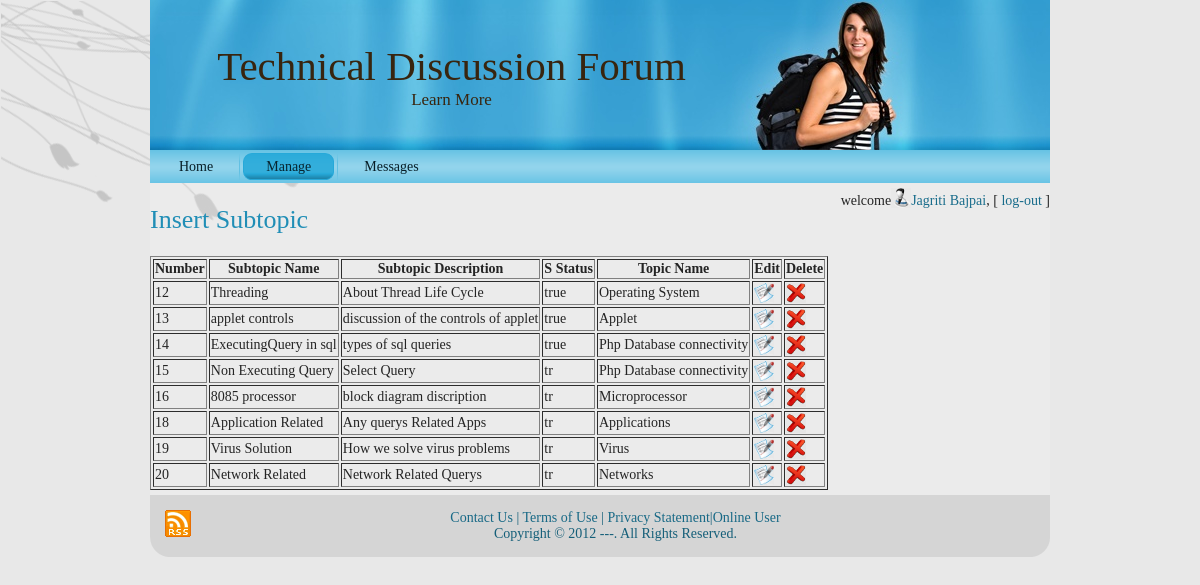
Page /admin/subtopic.php (signed in) on the committed database.
### tables this page shows
CREATE TABLE `subtopic` (
  `subtopic_id` int(11) NOT NULL,
  `subtopic_name` varchar(50) NOT NULL,
  `subtopic_description` varchar(500) NOT NULL,
  `s_status` varchar(20) NOT NULL,
  `topic_id` int(11) NOT NULL
);

CREATE TABLE `topic` (
  `topic_id` int(11) NOT NULL,
  `topic_name` varchar(50) NOT NULL,
  `topic_type` varchar(50) NOT NULL
);

### admin/utility.php (called while the page is built, shortened)
<?php
	function ExecuteQuery ($SQL)
	{
		$rows = mysql_query ($SQL);
		return $rows;
	}
?>

### admin/subtopic.php (the view, shortened to what this page needs)
<?php session_start();
 require("header.php");
require("checkUser.php");?>
<h2><a href="sinsert.php">Insert Subtopic</a></h2>
	<?php
		$sql="SELECT subtopic_id, subtopic_name, subtopic_Description, s_status, topic.topic_id, topic_name from subtopic, topic where topic.topic_id = subtopic.topic_id";
		$rows=ExecuteQuery($sql);
		echo "<table border='1'>";
		echo "<strong><tr><th>Number</th><th>Subtopic Name</th><th>Subtopic Description</th><th>S Status</th><th>Topic Name</th><th>Edit</th><th>Delete</th></tr> </strong>";
		while($name_row=mysql_fetch_array($rows))
		{
			echo "<tr>";
			echo "<td>$name_row[subtopic_id]</td><td>$name_row[subtopic_name]</td><td>$name_row[subtopic_Description]</td><td>$name_row[s_status]</td><td>$name_row[topic_name]</td><td><a href='sedit.php?id=".$name_row[0]."'><img src='../res/images/edit.jpg'  class='imagedel'/></a></td><td><a href='sdelete.php?id=".$name_row[0]."'><img src='../res/images/delete.jpg'  class='imagedel'/></a></td>";
			}
		echo "</table>";
?>
<?php require("footer.php")?>

### res/style.css (style rules this page uses)
body { margin: 0 auto; padding: 0; background-color: #E8E8E8; }
a img { border: 0; }
body { font-family: Georgia, "Times New Roman", Times, Serif; font-size: 14px; color: #242424; }
a { font-family: Georgia, "Times New Roman", Times, Serif; text-decoration: none; color: #186C8B; }
a:link { font-family: Georgia, "Times New Roman", Times, Serif; text-decoration: none; color: #186C8B; }
h1, h2, h3, h4, h5, h6, h1 a, h2 a, h3 a, h4 a, h5 a, h6 a h1 a:hover, h2 a:hover, h3 a:hover, h4 a:hover, h5 a:hover, h6 a:hover h1 a:visited, h2 a:visited, h3 a:visited, h4 a:visited, h5 a:visited, h6 a:visited { font-weight: normal; font-style: normal; text-decoration: none; }
h2, h2 a, h2 a:link, h2 a:visited, h2 a:hover { font-family: Georgia, "Times New Roman", Times, Serif; font-size: 26px; color: #208EB6; }
.imagedel { height:20px; width:20px; vertical-align:text-top; vertical-align:text-bottom; }

### rows in the picture
subtopic: subtopic_id "12", subtopic_name "Threading", subtopic_description "About Thread Life Cycle", s_status "true", topic.topic_name "Operating System"
subtopic: subtopic_id "13", subtopic_name "applet controls", subtopic_description "discussion of the controls of applet", s_status "true", topic.topic_name "Applet"
subtopic: subtopic_id "14", subtopic_name "ExecutingQuery in sql", subtopic_description "types of sql queries", s_status "true", topic.topic_name "Php Database connectivity"
subtopic: subtopic_id "15", subtopic_name "Non Executing Query", subtopic_description "Select Query", s_status "tr", topic.topic_name "Php Database connectivity"
subtopic: subtopic_id "16", subtopic_name "8085 processor", subtopic_description "block diagram discription", s_status "tr", topic.topic_name "Microprocessor"
subtopic: subtopic_id "18", subtopic_name "Application Related", subtopic_description "Any querys Related Apps", s_status "tr", topic.topic_name "Applications"
subtopic: subtopic_id "19", subtopic_name "Virus Solution", subtopic_description "How we solve virus problems", s_status "tr", topic.topic_name "Virus"
subtopic: subtopic_id "20", subtopic_name "Network Related", subtopic_description "Network Related Querys", s_status "tr", topic.topic_name "Networks"

### other values in the picture
$_SESSION["fn"] "Jagriti Bajpai"
